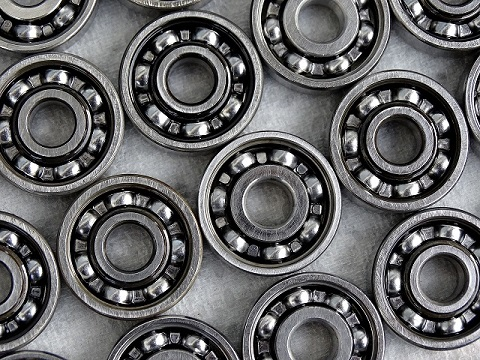
#> input picture image_editing_and_analysis/image/ball-bearings-1958085_480.jpg, 480 x 360 px
$ python -i CountShapes.py   (imports and definitions only)
#> lines starting #> are read from the running program, lines starting #| are printed output that depends on the picture; after the words box and inside, x2 and y2 are one past the last pixel; in counts of white or black regions, pixels touching at a corner belong together
from functools import partial
import os
import matplotlib.pyplot as plt
import numpy as np
from skimage.color import rgb2gray
from skimage.feature import canny
from skimage.filters import gaussian
from skimage.filters.edges import convolve

from multiprocessing import Pool


# [20 lines left out: function CountShapes, not called in this run]


# for multithreading
def apply_detector(f, image):
    return f(image)


# [16 lines left out: functions detect_circles, detect_spheres, not called in this run]


class ShapeCounter:
    def __init__(self, image, x_grad=None, y_grad=None, centers_loc=None,
                 max_radius=None, min_radius=None, edge_points=None):
        self.value = image
        self.x_grad = x_grad
        self.y_grad = y_grad
        self.centers_loc = centers_loc
        self.max_radius = max_radius
        self.min_radius = min_radius
        self.edge_points = edge_points

    # [6 lines left out: function show, not called in this run]

    def detect_edge(self, low_threshold=0.3, high_threshold=0.6):
#> called with low_threshold = 0.3, high_threshold = 0.6
        gray_image = rgb2gray(self.value)
        edge = canny(gray_image, sigma=1.5, low_threshold=low_threshold, high_threshold=high_threshold)
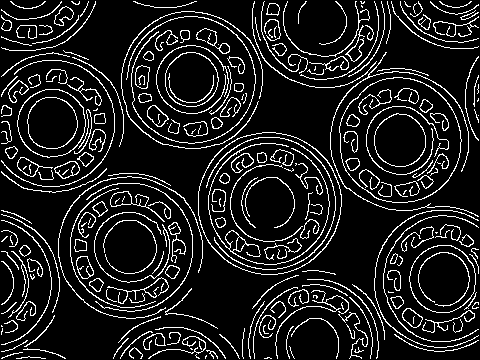
#> edge: shape (360, 480) bool; 11.9% white in thin lines or dots
        # calculate the gradient in x and y direction
        x_sobel_kernel = np.array([
            [-1, 0, 1],
            [-2, 0, 2],
            [-1, 0, 1]
        ])
        y_sobel_kernel = np.array([
            [-1, -2, -1],
            [0, 0, 0],
            [1, 2, 1]
        ])
        # apply convolution for the x-axis and y-axis
        smoothed = gaussian(gray_image, sigma=1.5)
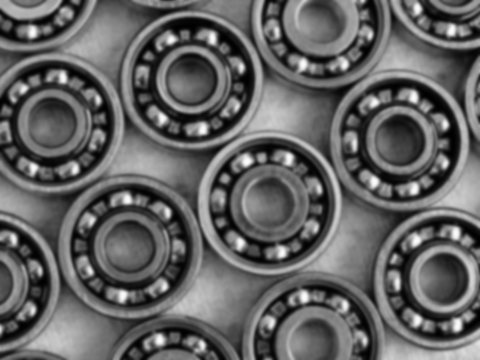
#> smoothed: shape (360, 480) float64; min 0.00429, max 0.99, mean 0.389
        x_grad = convolve(smoothed, weights=x_sobel_kernel).astype("float64")
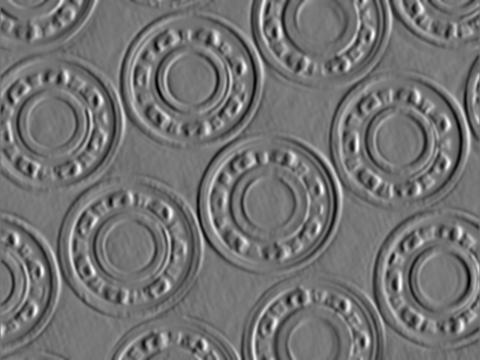
#> x_grad: shape (360, 480) float64; min -1.45, max 1.76, mean -0.00101; drawn with min black and max white
        y_grad = convolve(smoothed, weights=y_sobel_kernel).astype("float64")
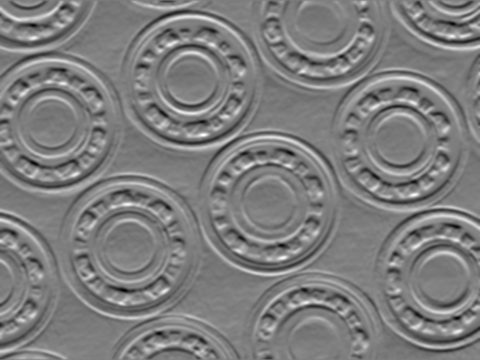
#> y_grad: shape (360, 480) float64; min -1.73, max 1.76, mean -0.000424; drawn with min black and max white
        return ShapeCounter(edge, x_grad=x_grad, y_grad=y_grad)

    # [139 lines left out: functions find_potential_centers, sort_centers, find_circles, add_circle_layers, get_2darray_neighbours, not called in this run]


# [2 lines not run here, left out]

>>> import cv2
>>> picture = cv2.cvtColor(cv2.imread('image/ball-bearings-1958085_480.jpg'), cv2.COLOR_BGR2RGB)
>>> result = ShapeCounter(picture).detect_edge()

$ run again, on image_editing_and_analysis/image/woman-4525714_1280.jpg
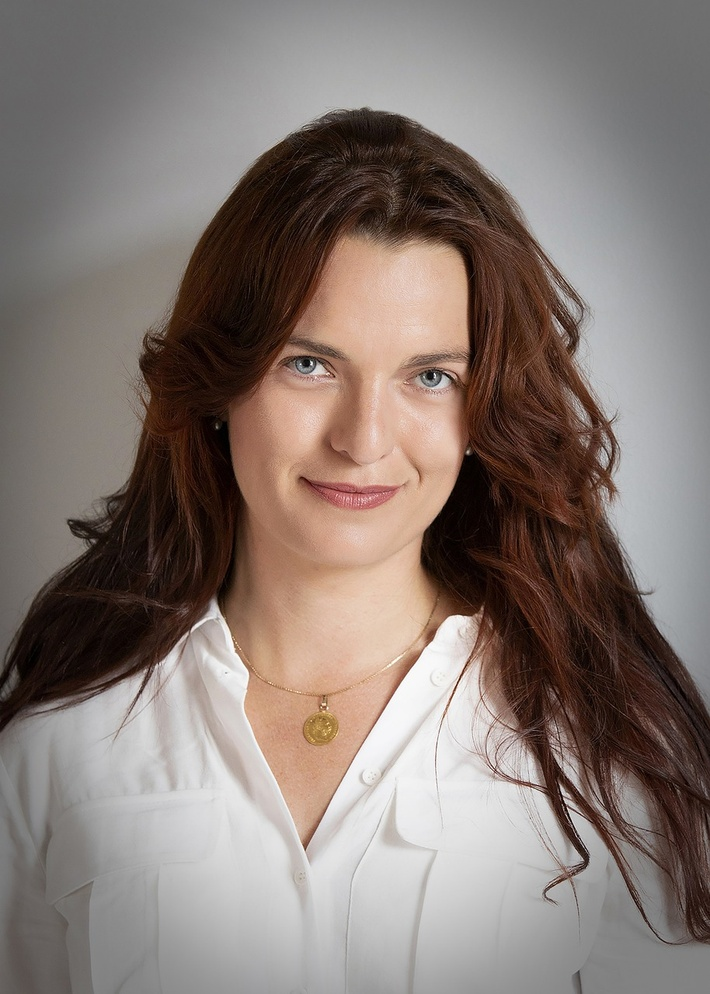
#> input picture image_editing_and_analysis/image/woman-4525714_1280.jpg, 710 x 994 px, shrunk from 914 x 1280 before the run
#> in detect_edge, `edge = canny(gray_image, sigma=1.5, low_threshold=low_threshold, high_..`:
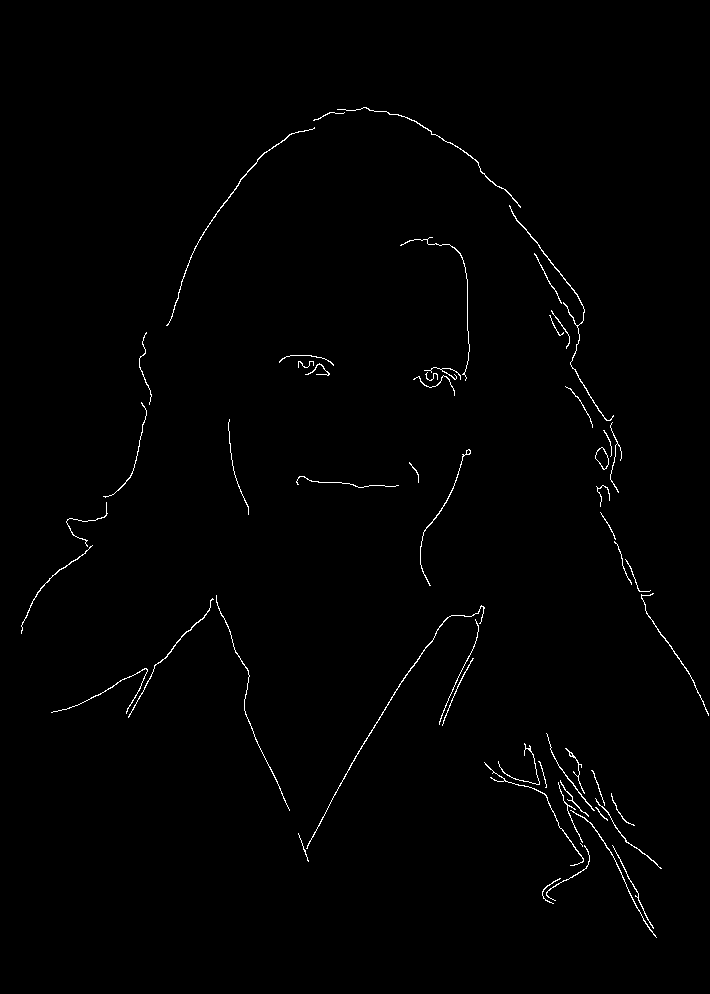
#> edge: shape (994, 710) bool; 0.83% white in thin lines or dots, all inside (x1, y1, x2, y2) = (21, 107, 709, 938)
#> in detect_edge, `y_grad = convolve(smoothed, weights=y_sobel_kernel).astype("float64")`:
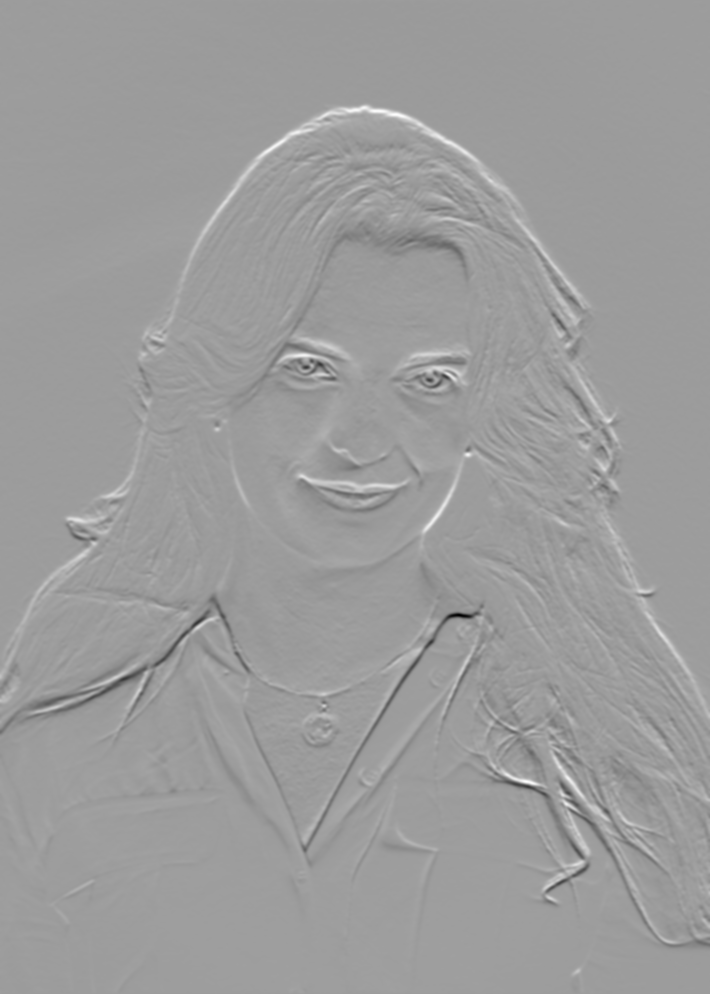
#> y_grad: shape (994, 710) float64; min -1.38, max 0.871, mean -0.000532; drawn with min black and max white

$ run again, on image_editing_and_analysis/image/12.png
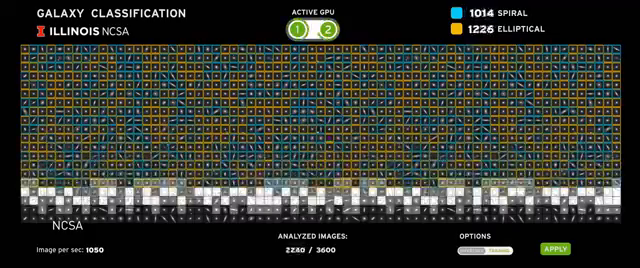
#> input picture image_editing_and_analysis/image/12.png, 640 x 268 px
#> in detect_edge, `edge = canny(gray_image, sigma=1.5, low_threshold=low_threshold, high_..`:
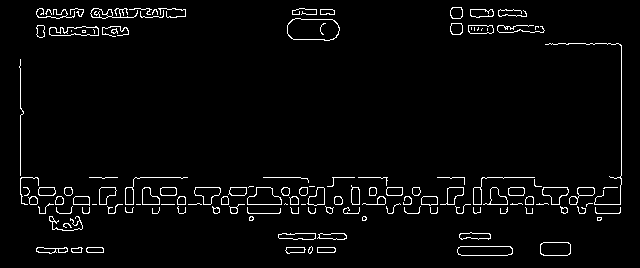
#> edge: shape (268, 640) bool; 3.2% white in thin lines or dots, all inside (x1, y1, x2, y2) = (19, 7, 622, 256)
#> in detect_edge, `y_grad = convolve(smoothed, weights=y_sobel_kernel).astype("float64")`:
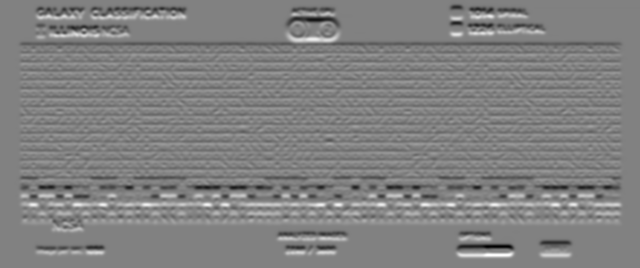
#> y_grad: shape (268, 640) float64; min -1.78, max 1.73, mean -9.84e-06; drawn with min black and max white

$ run again, on image_editing_and_analysis/image/18.png
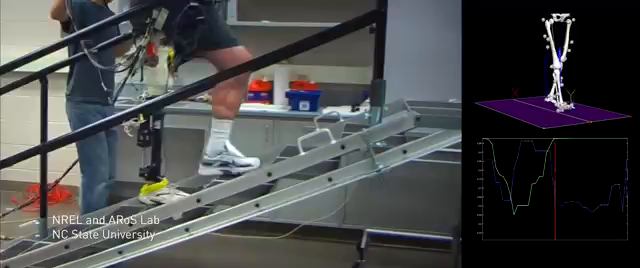
#> input picture image_editing_and_analysis/image/18.png, 640 x 268 px
#> in detect_edge, `edge = canny(gray_image, sigma=1.5, low_threshold=low_threshold, high_..`:
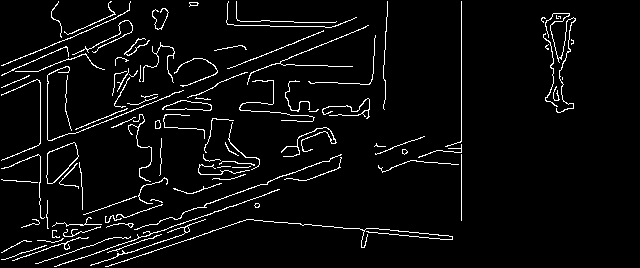
#> edge: shape (268, 640) bool; 4.6% white in thin lines or dots, all inside (x1, y1, x2, y2) = (1, 1, 576, 267)
#> in detect_edge, `y_grad = convolve(smoothed, weights=y_sobel_kernel).astype("float64")`:
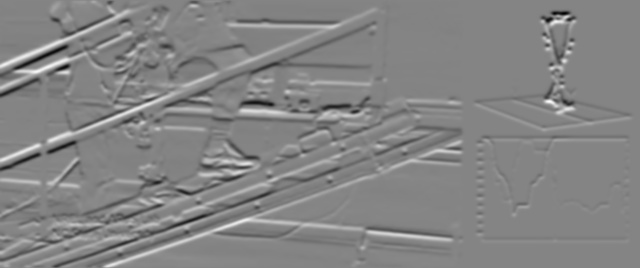
#> y_grad: shape (268, 640) float64; min -1.5, max 1.39, mean 0.000452; drawn with min black and max white
